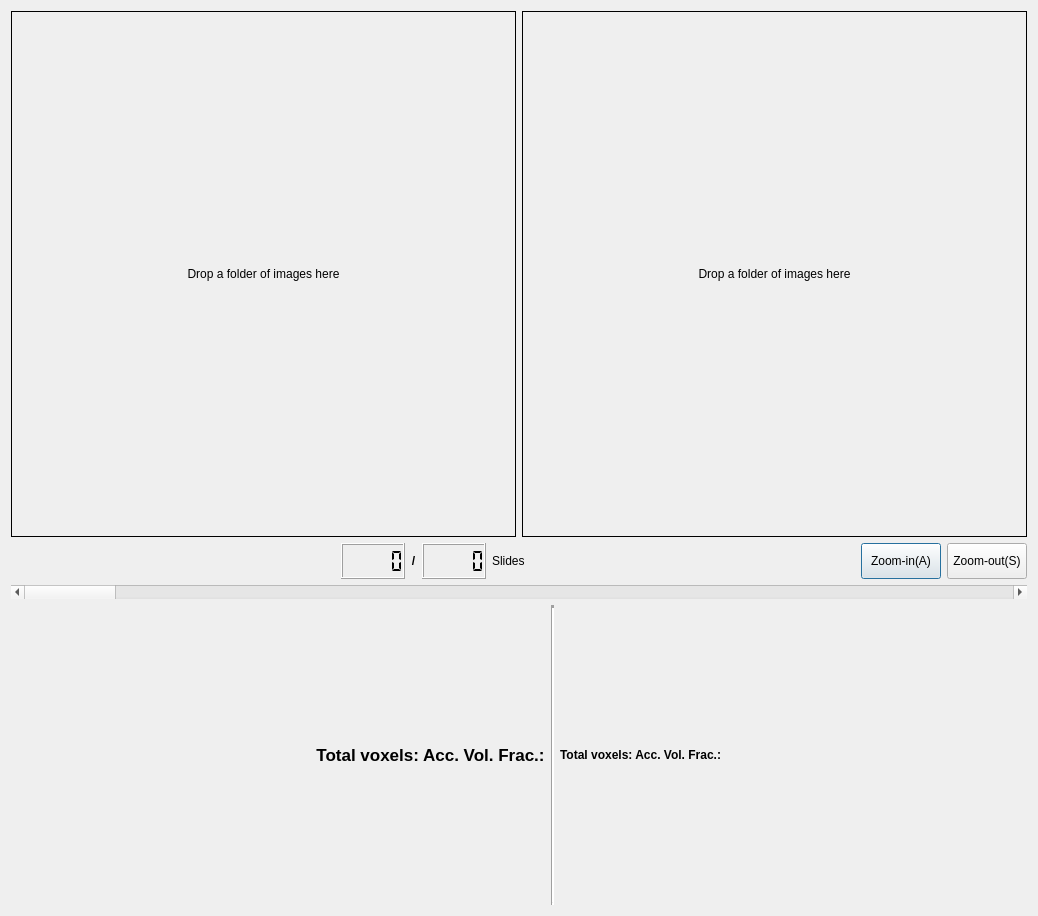
<?xml version="1.0" encoding="UTF-8"?>
<ui version="4.0">
 <class>volViewer</class>
 <widget class="QDialog" name="volViewer">
  <property name="geometry">
   <rect>
    <x>0</x>
    <y>0</y>
    <width>1038</width>
    <height>916</height>
   </rect>
  </property>
  <property name="windowTitle">
   <string>Dialog</string>
  </property>
  <layout class="QGridLayout" name="gridLayout">
   <item row="0" column="0">
    <layout class="QVBoxLayout" name="verticalLayout">
     <item>
      <layout class="QHBoxLayout" name="horizontalLayout">
       <item>
        <widget class="QLabel" name="vol1">
         <property name="sizePolicy">
          <sizepolicy hsizetype="Expanding" vsizetype="Expanding">
           <horstretch>0</horstretch>
           <verstretch>0</verstretch>
          </sizepolicy>
         </property>
         <property name="minimumSize">
          <size>
           <width>500</width>
           <height>500</height>
          </size>
         </property>
         <property name="acceptDrops">
          <bool>true</bool>
         </property>
         <property name="frameShape">
          <enum>QFrame::Box</enum>
         </property>
         <property name="text">
          <string>Drop a folder of images here</string>
         </property>
         <property name="alignment">
          <set>Qt::AlignCenter</set>
         </property>
        </widget>
       </item>
       <item>
        <widget class="QLabel" name="vol2">
         <property name="sizePolicy">
          <sizepolicy hsizetype="Expanding" vsizetype="Expanding">
           <horstretch>0</horstretch>
           <verstretch>0</verstretch>
          </sizepolicy>
         </property>
         <property name="minimumSize">
          <size>
           <width>500</width>
           <height>500</height>
          </size>
         </property>
         <property name="acceptDrops">
          <bool>true</bool>
         </property>
         <property name="frameShape">
          <enum>QFrame::Box</enum>
         </property>
         <property name="midLineWidth">
          <number>0</number>
         </property>
         <property name="text">
          <string>Drop a folder of images here</string>
         </property>
         <property name="alignment">
          <set>Qt::AlignCenter</set>
         </property>
        </widget>
       </item>
      </layout>
     </item>
     <item>
      <layout class="QHBoxLayout" name="horizontalLayout_2">
       <item>
        <spacer name="horizontalSpacer">
         <property name="orientation">
          <enum>Qt::Horizontal</enum>
         </property>
         <property name="sizeHint" stdset="0">
          <size>
           <width>40</width>
           <height>20</height>
          </size>
         </property>
        </spacer>
       </item>
       <item>
        <widget class="QLCDNumber" name="actual_slide">
         <property name="midLineWidth">
          <number>0</number>
         </property>
         <property name="smallDecimalPoint">
          <bool>false</bool>
         </property>
         <property name="segmentStyle">
          <enum>QLCDNumber::Flat</enum>
         </property>
        </widget>
       </item>
       <item>
        <widget class="QLabel" name="label">
         <property name="font">
          <font>
           <weight>75</weight>
           <italic>false</italic>
           <bold>true</bold>
          </font>
         </property>
         <property name="text">
          <string>/</string>
         </property>
         <property name="alignment">
          <set>Qt::AlignCenter</set>
         </property>
        </widget>
       </item>
       <item>
        <widget class="QLCDNumber" name="total_slides">
         <property name="frameShadow">
          <enum>QFrame::Raised</enum>
         </property>
         <property name="lineWidth">
          <number>1</number>
         </property>
         <property name="midLineWidth">
          <number>0</number>
         </property>
         <property name="smallDecimalPoint">
          <bool>false</bool>
         </property>
         <property name="segmentStyle">
          <enum>QLCDNumber::Flat</enum>
         </property>
        </widget>
       </item>
       <item>
        <widget class="QLabel" name="label_2">
         <property name="text">
          <string>Slides</string>
         </property>
        </widget>
       </item>
       <item>
        <spacer name="horizontalSpacer_2">
         <property name="orientation">
          <enum>Qt::Horizontal</enum>
         </property>
         <property name="sizeHint" stdset="0">
          <size>
           <width>40</width>
           <height>20</height>
          </size>
         </property>
        </spacer>
       </item>
       <item>
        <widget class="QPushButton" name="zoom_button">
         <property name="minimumSize">
          <size>
           <width>0</width>
           <height>36</height>
          </size>
         </property>
         <property name="text">
          <string>Zoom-in(A)</string>
         </property>
         <property name="icon">
          <iconset>
           <normaloff>zoom-in.png</normaloff>zoom-in.png</iconset>
         </property>
         <property name="shortcut">
          <string>A</string>
         </property>
         <property name="checkable">
          <bool>true</bool>
         </property>
         <property name="checked">
          <bool>false</bool>
         </property>
        </widget>
       </item>
       <item>
        <widget class="QPushButton" name="dezoom_button">
         <property name="minimumSize">
          <size>
           <width>0</width>
           <height>36</height>
          </size>
         </property>
         <property name="text">
          <string>Zoom-out(S)</string>
         </property>
         <property name="icon">
          <iconset>
           <normaloff>zoom-out.png</normaloff>zoom-out.png</iconset>
         </property>
         <property name="shortcut">
          <string>S</string>
         </property>
        </widget>
       </item>
      </layout>
     </item>
     <item>
      <widget class="QScrollBar" name="Slider">
       <property name="orientation">
        <enum>Qt::Horizontal</enum>
       </property>
      </widget>
     </item>
     <item>
      <layout class="QHBoxLayout" name="horizontalLayout_3">
       <item>
        <widget class="volFracPlotter" name="accum_plot1" native="true">
         <property name="sizePolicy">
          <sizepolicy hsizetype="Expanding" vsizetype="Fixed">
           <horstretch>0</horstretch>
           <verstretch>0</verstretch>
          </sizepolicy>
         </property>
         <property name="minimumSize">
          <size>
           <width>0</width>
           <height>300</height>
          </size>
         </property>
        </widget>
       </item>
       <item>
        <widget class="QLabel" name="accumulated_value1">
         <property name="sizePolicy">
          <sizepolicy hsizetype="Fixed" vsizetype="Minimum">
           <horstretch>0</horstretch>
           <verstretch>0</verstretch>
          </sizepolicy>
         </property>
         <property name="minimumSize">
          <size>
           <width>100</width>
           <height>300</height>
          </size>
         </property>
         <property name="font">
          <font>
           <pointsize>13</pointsize>
           <weight>75</weight>
           <bold>true</bold>
          </font>
         </property>
         <property name="text">
          <string>Total voxels: Acc. Vol. Frac.:</string>
         </property>
         <property name="alignment">
          <set>Qt::AlignCenter</set>
         </property>
        </widget>
       </item>
       <item>
        <widget class="Line" name="line">
         <property name="lineWidth">
          <number>3</number>
         </property>
         <property name="orientation">
          <enum>Qt::Vertical</enum>
         </property>
        </widget>
       </item>
       <item>
        <widget class="QLabel" name="accumulated_value2">
         <property name="sizePolicy">
          <sizepolicy hsizetype="Fixed" vsizetype="Minimum">
           <horstretch>0</horstretch>
           <verstretch>0</verstretch>
          </sizepolicy>
         </property>
         <property name="minimumSize">
          <size>
           <width>100</width>
           <height>300</height>
          </size>
         </property>
         <property name="font">
          <font>
           <weight>75</weight>
           <bold>true</bold>
          </font>
         </property>
         <property name="text">
          <string>Total voxels: Acc. Vol. Frac.:</string>
         </property>
        </widget>
       </item>
       <item>
        <widget class="volFracPlotter" name="accum_plot2" native="true">
         <property name="sizePolicy">
          <sizepolicy hsizetype="Expanding" vsizetype="Fixed">
           <horstretch>0</horstretch>
           <verstretch>0</verstretch>
          </sizepolicy>
         </property>
         <property name="minimumSize">
          <size>
           <width>0</width>
           <height>300</height>
          </size>
         </property>
        </widget>
       </item>
      </layout>
     </item>
    </layout>
   </item>
  </layout>
 </widget>
 <customwidgets>
  <customwidget>
   <class>volFracPlotter</class>
   <extends>QWidget</extends>
   <header location="global">_taskManager.canvas_logic.h</header>
   <container>1</container>
  </customwidget>
 </customwidgets>
 <resources/>
 <connections/>
</ui>
